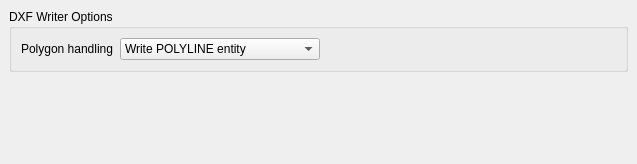
<ui version="4.0" >
 <class>DXFWriterOptionPage</class>
 <widget class="QWidget" name="DXFWriterOptionPage" >
  <property name="geometry" >
   <rect>
    <x>0</x>
    <y>0</y>
    <width>637</width>
    <height>164</height>
   </rect>
  </property>
  <property name="windowTitle" >
   <string>Form</string>
  </property>
  <layout class="QVBoxLayout" >
   <property name="margin" >
    <number>9</number>
   </property>
   <property name="spacing" >
    <number>6</number>
   </property>
   <item>
    <widget class="QGroupBox" name="groupBox" >
     <property name="title" >
      <string>DXF Writer Options</string>
     </property>
     <layout class="QGridLayout" >
      <property name="margin" >
       <number>9</number>
      </property>
      <property name="spacing" >
       <number>6</number>
      </property>
      <item row="0" column="0" >
       <widget class="QLabel" name="label" >
        <property name="text" >
         <string>Polygon handling</string>
        </property>
       </widget>
      </item>
      <item row="0" column="2" >
       <spacer>
        <property name="orientation" >
         <enum>Qt::Horizontal</enum>
        </property>
        <property name="sizeHint" >
         <size>
          <width>371</width>
          <height>20</height>
         </size>
        </property>
       </spacer>
      </item>
      <item row="0" column="1" >
       <widget class="QComboBox" name="polygon_mode_cbx" >
        <item>
         <property name="text" >
          <string>Write POLYLINE entity</string>
         </property>
        </item>
        <item>
         <property name="text" >
          <string>Write LWPOLYLINE entity</string>
         </property>
        </item>
        <item>
         <property name="text" >
          <string>Decompose into SOLID entities</string>
         </property>
        </item>
        <item>
         <property name="text" >
          <string>Write HATCH entity</string>
         </property>
        </item>
       </widget>
      </item>
     </layout>
    </widget>
   </item>
   <item>
    <spacer>
     <property name="orientation" >
      <enum>Qt::Vertical</enum>
     </property>
     <property name="sizeHint" >
      <size>
       <width>601</width>
       <height>20</height>
      </size>
     </property>
    </spacer>
   </item>
  </layout>
 </widget>
 <resources/>
 <connections/>
</ui>
